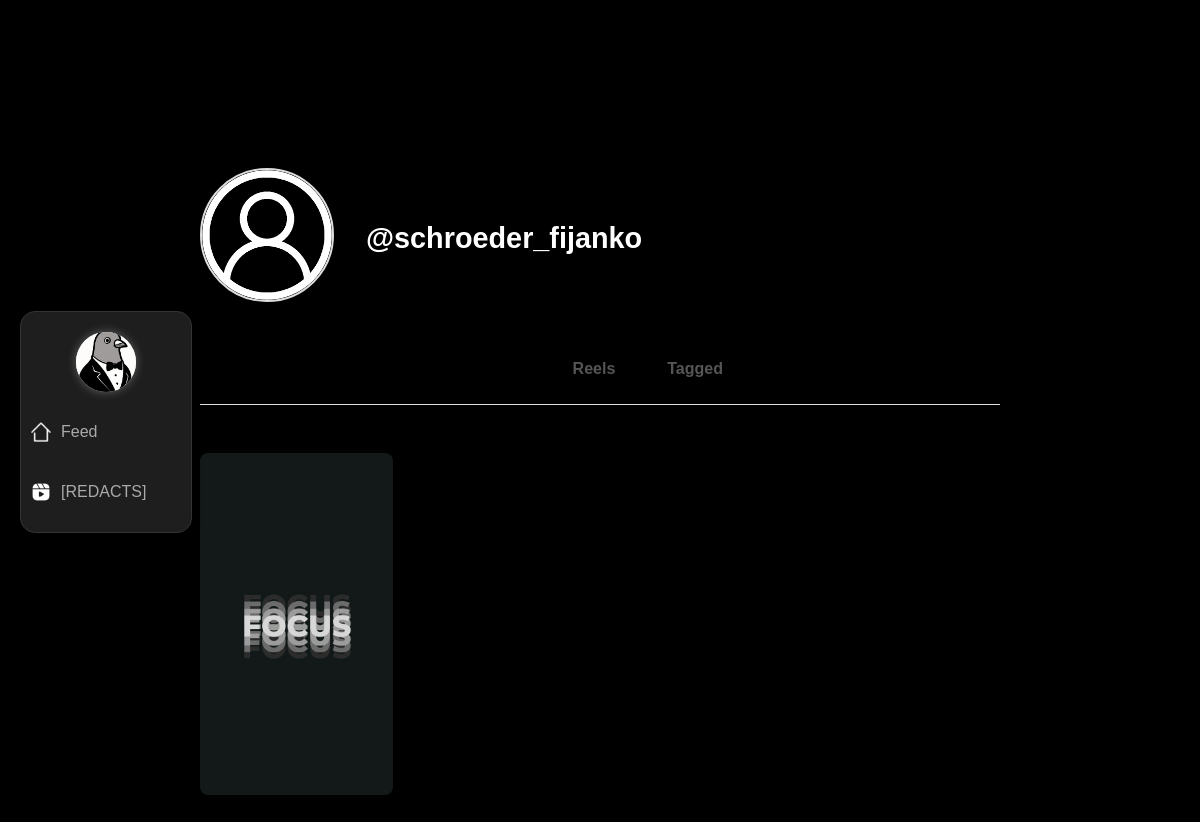
/profile.php?user=schroeder_fijanko, run on an earlier commit of the app's database.
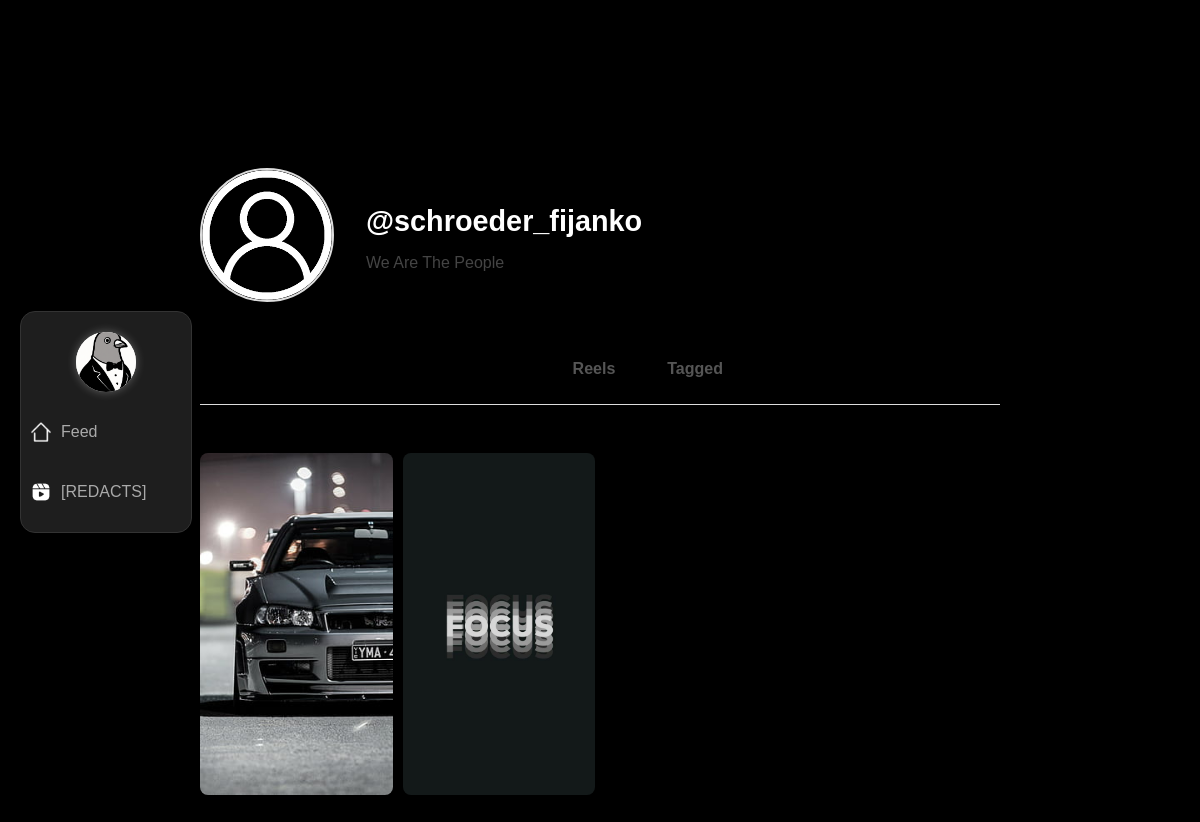
And on a later commit of the database.
### tables this page shows
CREATE TABLE `users` (
  `id` int(11) NOT NULL AUTO_INCREMENT,
  `username` varchar(50) NOT NULL,
  `email` varchar(100) NOT NULL,
  `password` varchar(255) NOT NULL,
  `profile_pic` varchar(255) DEFAULT 'assets/images/default.png',
  `bio` text DEFAULT '',
  `created_at` timestamp NOT NULL DEFAULT current_timestamp(),
  PRIMARY KEY (`id`),
  UNIQUE KEY `username` (`username`),
  UNIQUE KEY `email` (`email`)
);

CREATE TABLE `posts` (
  `id` int(11) NOT NULL AUTO_INCREMENT,
  `user_id` int(11) NOT NULL,
  `content` text DEFAULT NULL,
  `image_path` varchar(255) DEFAULT NULL,
  `created_at` timestamp NOT NULL DEFAULT current_timestamp(),
  PRIMARY KEY (`id`),
  KEY `user_id` (`user_id`),
  CONSTRAINT `posts_ibfk_1` FOREIGN KEY (`user_id`) REFERENCES `users` (`id`) ON DELETE CASCADE
);

### profile.php (the view, shortened to what this page needs)
<?php
require_once 'db/db.php';
$username = $_GET['user'];
$user_stmt = $conn->prepare("SELECT * FROM users WHERE username = ?");
$user_stmt->bind_param("s", $username);
$user_stmt->execute();
$user_result = $user_stmt->get_result();
$user_data = $user_result->fetch_assoc();
$post_stmt = $conn->prepare("SELECT * FROM posts WHERE user_id = ? ORDER BY created_at DESC");
$post_stmt->bind_param("i", $user_data['id']);
$post_stmt->execute();
$posts = $post_stmt->get_result();
?>
<!DOCTYPE html>
<html lang="en">
<head>
    <link rel="stylesheet" href="assets/css/style.css">
</head>
<body>
    <?php include 'navbar.php'; ?>
    <div class="profile-container">
        <div class="profile-header">
            <img src="<?php echo htmlspecialchars($user_data['profile_pic'] ?? 'assets/images/default.png'); ?>" class="profile-pic" alt="Profile Picture">
            <div class="profile-info">
                <h2>@<?php echo htmlspecialchars($username); ?></h2>
                <p><?php echo nl2br(htmlspecialchars($user_data['bio'] ?? '')); ?></p>
            </div>
        </div>
        <div class="profile-tabs">
            <button class="tab-btn active" data-tab="posts">Posts</button>
            <button class="tab-btn" data-tab="reels">Reels</button>
            <button class="tab-btn" data-tab="tagged">Tagged</button>
        </div>
        <div class="profile-tab-content">
            <div class="tab-content active" id="posts">
                <div class="profile-grid">
                    <?php while ($post = $posts->fetch_assoc()): ?>
                        <?php
                            $ext = strtolower(pathinfo($post['image_path'], PATHINFO_EXTENSION));
                            if (in_array($ext, ['jpg', 'jpeg', 'png', 'gif', 'webp'])): ?>
                                <img src="<?php echo htmlspecialchars($post['image_path']); ?>" alt="">
                            <?php elseif (in_array($ext, ['mp4', 'webm', 'ogg'])): ?>
                                <video autoplay loop muted>
                                    <source src="<?php echo htmlspecialchars($post['image_path']); ?>" type="video/<?php echo $ext; ?>">
                                </video>
                            <?php endif; ?>
                    <?php endwhile; ?>
                </div>
            </div>
        </div>
    </div>
</body>
</html>

### navbar.php (shortened to what this page needs)
<?php
$currentPage = basename($_SERVER['PHP_SELF']);
?>
<div class="navbar">
    <div class="navbar-logo" onclick="toggleNavbar()">
        <img src="assets/images/Redacted_Logo.png" alt="Logo">
    </div>
    <a href="feed.php" class="<?= $currentPage == 'feed.php' ? 'active' : '' ?>">
        <img src="assets/images/home_icon.png" alt="House Icon">
        Feed
    </a>
    <a href="loop.php" class="<?= $currentPage == 'loop.php' ? 'active' : '' ?>">
        <img src="assets/images/redacts_icon.png" alt="Loop Icon">
        [REDACTS]
    </a>
</div>

### assets/css/style.css (style rules this page uses)
body { background-color: #000; color: #fff; font-family: 'Arial', sans-serif; text-align: center; padding-top: 120px; margin: 0; }
input, button { margin: 10px; padding: 10px; border-radius: 8px; border: none; }
a { color: #00ffff; text-decoration: none; }
.navbar-logo { width: 60px; height: 60px; border-radius: 50%; background-color: white; box-shadow: 0 0 10px rgba(255, 255, 255, 0.3); transition: transform 0.3s ease; }
.profile-container { max-width: 800px; margin: 2rem auto; padding: 1rem; display: flex; flex-direction: column; gap: 2rem; }
.profile-header { display: flex; align-items: center; gap: 2rem; }
.profile-pic { width: 130px; height: 130px; border-radius: 50%; object-fit: cover; border: 2px solid #ddd; }
.profile-info { flex: 1; text-align: left; }
.profile-info h2 { font-size: 1.8rem; margin-bottom: 0.5rem; }
.profile-info p { font-size: 1rem; color: #444; margin-bottom: 1rem; white-space: pre-wrap; }
.profile-grid { display: grid; grid-template-columns: repeat(auto-fill, minmax(180px, 1fr)); gap: 10px; }
.profile-grid img, .profile-grid video { width: 100%; height: 100%; object-fit: cover; border-radius: 8px; }
.profile-tabs { display: flex; justify-content: center; gap: 2rem; margin-bottom: 1rem; border-bottom: 1px solid #ddd; }
.tab-btn { background: none; border: none; padding: 1rem 0; font-size: 1rem; font-weight: bold; color: #555; cursor: pointer; position: relative; }
.tab-btn.active { color: #000; }
.tab-btn.active::after { content: ''; position: absolute; bottom: 0; left: 0; right: 0; height: 2px; background-color: #000; }
.tab-content { display: none; }
.tab-content.active { display: block; }

### navbar.php (style rules this page uses)
.navbar { position: fixed; top: 50%; left: 20px; transform: translateY(-50%); background: #1e1e1e; padding: 20px 10px; border-radius: 15px; display: flex; flex-direction: column; gap: 20px; z-index: 1000; box-shadow: 0 2px 10px rgba(0,0,0,0.5); border: 1px solid #333; align-items: center; width: 150px; transition: all 0.5s ease; }
.navbar-logo { width: 60px; height: 60px; border-radius: 50%; background-color: white; box-shadow: 0 0 10px rgba(255, 255, 255, 0.3); transition: transform 0.3s ease, margin-top 0.5s ease; margin-bottom: 0; overflow: hidden; cursor: pointer; }
.navbar-logo img { width: 100%; height: 100%; object-fit: cover; }
.navbar a { color: #aaa; text-decoration: none; font-size: 16px; padding: 10px 20px; border-radius: 10px; transition: background 0.2s, color 0.2s; text-align: center; width: 100%; display: flex; align-items: center; justify-content: flex-start; }
.navbar a img { width: 20px; height: 20px; margin-right: 10px; }

What changed in the data, as far as the page shows it:
changed users: bio (not shown) → "We Are The People"
added posts: image_path (picture)
